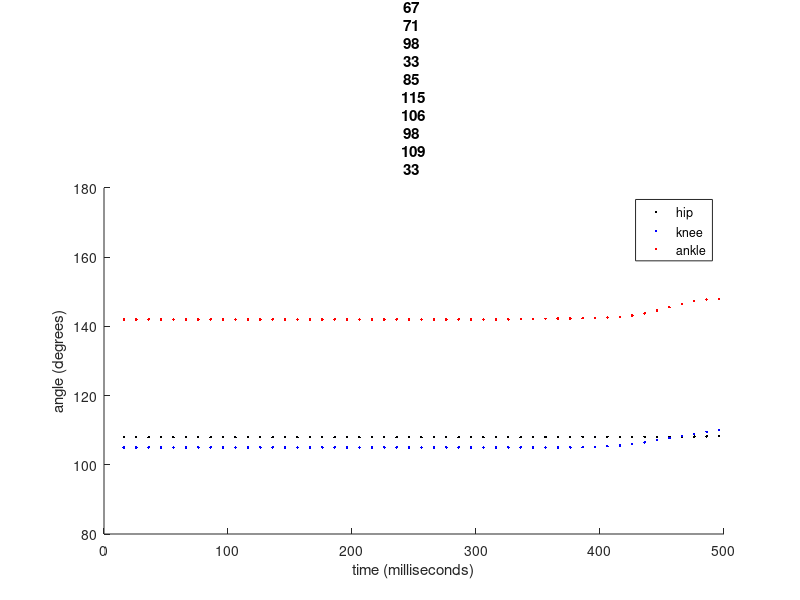
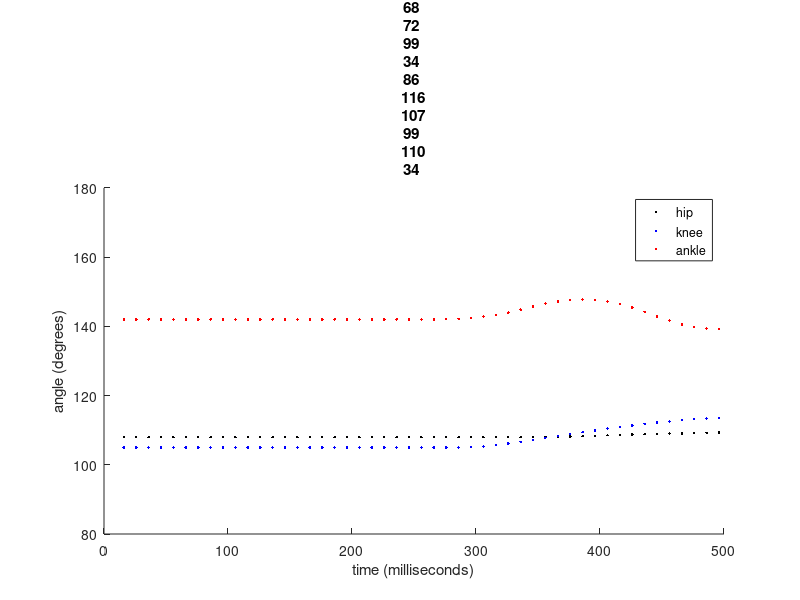
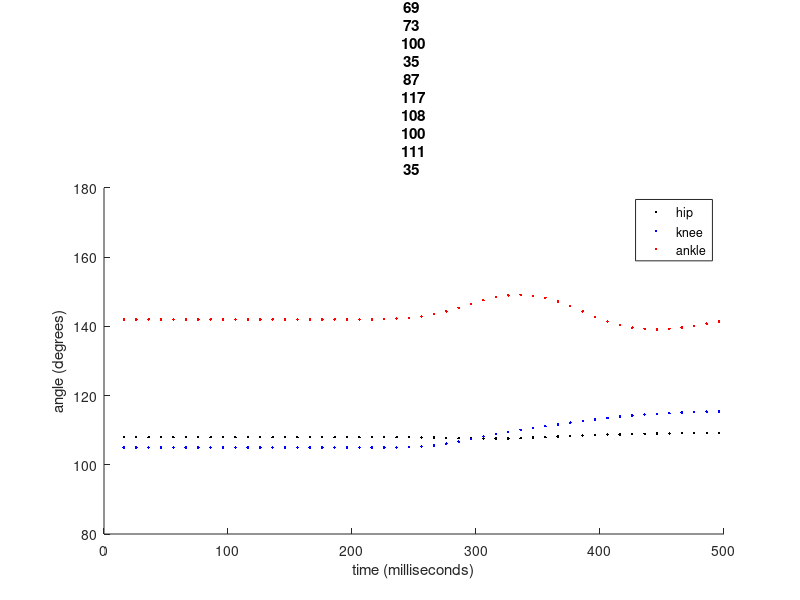
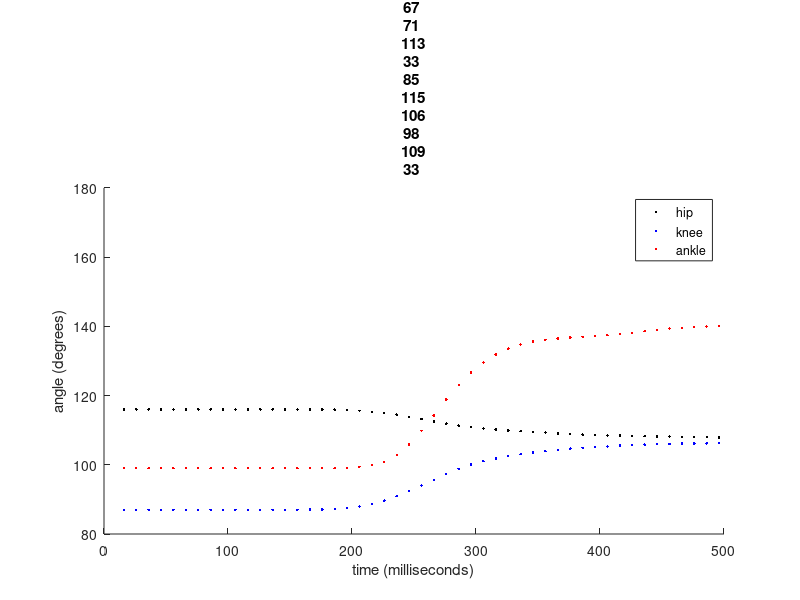

Source code (MATLAB) for these figures, in order: (Note: this script raises an error after producing the figures.)
clear
clc

% rat leg data to be scaled to 2x time
%% BFa Trials
load BFa_trial1.mat;
load BFa_trial2.mat;
load BFa_trial3.mat;

%  initial conditions
BFa_hip_IC = 108;
BFa_knee_IC = 105;
BFa_ankle_IC = 142;

%  create single matrix to edit data
BFa = zeros(length(BFa_trial1(:,1)),3*length(BFa_trial1(1,:)));
BFa(:,1:4) = BFa_trial1(:,1:4);
BFa(:,5:8) = BFa_trial2(:,1:4);
BFa(:,9:12) = BFa_trial3(:,1:4);

%  make time values continuous instead of resetting every 1 second
for ii = 4:4:12
    BFa(:,ii-3) = BFa(:,ii-3) + BFa_hip_IC;         %   encoder readings start at 0
    BFa(:,ii-2) = BFa(:,ii-2) + BFa_knee_IC;        %   add initial conditions to encoder readings
    BFa(:,ii-1) = BFa(:,ii-1) + BFa_ankle_IC;       %
    
    for jj = 2:length(BFa(:,1))
        if BFa(jj,ii) - BFa(jj-1,ii) >= 0
            BFa(jj,ii) = BFa(jj,ii);
        else if BFa(jj,ii) - BFa(jj-1,ii) < 0 && abs(BFa(jj,ii) - BFa(jj-1,ii)) < 1500
                BFa(jj,ii) = BFa(jj,ii) + 1000;
            else
                BFa(jj,ii) = BFa(jj,ii) + 2000;
            end
        end
    end
    
    figure
    hold on
    plot(BFa(:,ii),BFa(:,ii-3),'.',"color","k")
    plot(BFa(:,ii),BFa(:,ii-2),'.',"color","b")
    plot(BFa(:,ii),BFa(:,ii-1),'.',"color","r")
    legend('hip','knee','ankle')
    title("BFa Trial " + ii/4)
    xlabel("time (milliseconds)")
    ylabel("angle (degrees)")
    ylim([80 180])
    xlim([0 500])
    hold off
end

%% BFp Trials
load BFp_trial1.mat;
load BFp_trial2.mat;
load BFp_trial3.mat;

%  initial conditions
BFp_hip_IC = 116;
BFp_knee_IC = 87;
BFp_ankle_IC = 99;

%  create single matrix to edit data
BFp = zeros(length(BFp_trial1(:,1)),3*length(BFp_trial1(1,:)));
BFp(:,1:4) = BFp_trial1(:,1:4);
BFp(:,5:8) = BFp_trial2(:,1:4);
BFp(:,9:12) = BFp_trial3(:,1:4);

%  make time values continuous instead of resetting every 1 second
for ii = 4:4:12
    BFp(:,ii-3) = BFp(:,ii-3) + BFp_hip_IC;         %   encoder readings start at 0
    BFp(:,ii-2) = BFp(:,ii-2) + BFp_knee_IC;        %   add initial conditions to encoder readings
    BFp(:,ii-1) = BFp(:,ii-1) + BFp_ankle_IC;       %
    
    for jj = 2:length(BFp(:,1))
        if BFp(jj,ii) - BFp(jj-1,ii) >= 0
            BFp(jj,ii) = BFp(jj,ii);
        else if BFp(jj,ii) - BFp(jj-1,ii) < 0 && abs(BFp(jj,ii) - BFp(jj-1,ii)) < 1500
                BFp(jj,ii) = BFp(jj,ii) + 1000;
            else
                BFp(jj,ii) = BFp(jj,ii) + 2000;
            end
        end
    end
    
    figure
    hold on
    plot(BFp(:,ii),BFp(:,ii-3),'.',"color","k")
    plot(BFp(:,ii),BFp(:,ii-2),'.',"color","b")
    plot(BFp(:,ii),BFp(:,ii-1),'.',"color","r")
    legend('hip','knee','ankle')
    title("BFp Trial " + ii/4)
    xlabel("time (milliseconds)")
    ylabel("angle (degrees)")
    ylim([80 180])
    xlim([0 500])
    hold off
end

%% IP Trials
load IP_trial1.mat;
load IP_trial2.mat;
load IP_trial3.mat;

%  initial conditions
IP_hip_IC = 93;
IP_knee_IC = 143;
IP_ankle_IC = 155;

%  create single matrix to edit data
IP = zeros(length(IP_trial1(:,1)),3*length(IP_trial1(1,:)));
IP(:,1:4) = IP_trial1(:,1:4);
IP(:,5:8) = IP_trial2(:,1:4);
IP(:,9:12) = IP_trial3(:,1:4);

%  make time values continuous instead of resetting every 1 second
for ii = 4:4:12
    IP(:,ii-3) = IP(:,ii-3) + IP_hip_IC;         %   encoder readings start at 0
    IP(:,ii-2) = IP(:,ii-2) + IP_knee_IC;        %   add initial conditions to encoder readings
    IP(:,ii-1) = IP(:,ii-1) + IP_ankle_IC;       %
    
    for jj = 2:length(IP(:,1))
        if IP(jj,ii) - IP(jj-1,ii) >= 0
            IP(jj,ii) = IP(jj,ii);
        else if IP(jj,ii) - IP(jj-1,ii) < 0 && abs(IP(jj,ii) - IP(jj-1,ii)) < 1500
                IP(jj,ii) = IP(jj,ii) + 1000;
            else
                IP(jj,ii) = IP(jj,ii) + 2000;
            end
        end
    end
    
    figure
    hold on
    plot(IP(:,ii),IP(:,ii-3),'.',"color","k")
    plot(IP(:,ii),IP(:,ii-2),'.',"color","b")
    plot(IP(:,ii),IP(:,ii-1),'.',"color","r")
    legend('hip','knee','ankle')
    title("IP Trial " + ii/4)
    xlabel("time (milliseconds)")
    ylabel("angle (degrees)")
    ylim([80 180])
    xlim([0 500])
    hold off
end

%% ST2 Trials
load ST2_trial1.mat;
load ST2_trial2.mat;
load ST2_trial3.mat;

%  initial conditions
ST2_hip_IC = 107;
ST2_knee_IC = 88;
ST2_ankle_IC = 140;

%  create single matrix to edit data
ST2 = zeros(length(ST2_trial1(:,1)),3*length(ST2_trial1(1,:)));
ST2(:,1:4) = ST2_trial1(:,1:4);
ST2(:,5:8) = ST2_trial2(:,1:4);
ST2(:,9:12) = ST2_trial3(:,1:4);

%  make time values continuous instead of resetting every 1 second
for ii = 4:4:12
    ST2(:,ii-3) = ST2(:,ii-3) + ST2_hip_IC;         %   encoder readings start at 0
    ST2(:,ii-2) = ST2(:,ii-2) + ST2_knee_IC;        %   add initial conditions to encoder readings
    ST2(:,ii-1) = ST2(:,ii-1) + ST2_ankle_IC;       %
    
    for jj = 2:length(ST2(:,1))
        if ST2(jj,ii) - ST2(jj-1,ii) >= 0
            ST2(jj,ii) = ST2(jj,ii);
        else if ST2(jj,ii) - ST2(jj-1,ii) < 0 && abs(ST2(jj,ii) - ST2(jj-1,ii)) < 1500
                ST2(jj,ii) = ST2(jj,ii) + 1000;
            else
                ST2(jj,ii) = ST2(jj,ii) + 2000;
            end
        end
    end
    
    figure
    hold on
    plot(ST2(:,ii),ST2(:,ii-3),'.',"color","k")
    plot(ST2(:,ii),ST2(:,ii-2),'.',"color","b")
    plot(ST2(:,ii),ST2(:,ii-1),'.',"color","r")
    legend('hip','knee','ankle')
    title("ST Trial " + ii/4)
    xlabel("time (milliseconds)")
    ylabel("angle (degrees)")
    ylim([80 180])
    xlim([0 500])
    hold off
end

%% GS Trials
load GS_trial1.mat;
load GS_trial2.mat;

%  initial conditions
GS_hip_IC = 93;
GS_knee_IC = 112;
GS_ankle_IC = 141;

%  create single matrix to edit data
GS = zeros(length(GS_trial1(:,1)),2*length(GS_trial1(1,:)));
GS(:,1:4) = GS_trial1(:,1:4);
GS(:,5:8) = GS_trial2(:,1:4);

%  make time values continuous inGSead of resetting every 1 second
for ii = 4:4:8
    GS(:,ii-3) = GS(:,ii-3) + GS_hip_IC;         %   encoder readings GSart at 0
    GS(:,ii-2) = GS(:,ii-2) + GS_knee_IC;        %   add initial conditions to encoder readings
    GS(:,ii-1) = GS(:,ii-1) + GS_ankle_IC;       %
    
    for jj = 2:length(GS(:,1))
        if GS(jj,ii) - GS(jj-1,ii) >= 0
            GS(jj,ii) = GS(jj,ii);
        else if GS(jj,ii) - GS(jj-1,ii) < 0 && abs(GS(jj,ii) - GS(jj-1,ii)) < 1500
                GS(jj,ii) = GS(jj,ii) + 1000;
            else
                GS(jj,ii) = GS(jj,ii) + 2000;
            end
        end
    end
    
    figure
    hold on
    plot(GS(:,ii),GS(:,ii-3),'.',"color","k")
    plot(GS(:,ii),GS(:,ii-2),'.',"color","b")
    plot(GS(:,ii),GS(:,ii-1),'.',"color","r")
    legend('hip','knee','ankle')
    title("GS Trial " + ii/4)
    xlabel("time (milliseconds)")
    ylabel("angle (degrees)")
    ylim([80 180])
    xlim([0 500])
    hold off
end

%% VL Trials
load VL_trial1.mat;
load VL_trial2.mat;
load VL_trial3.mat;

%  initial conditions
VL_hip_IC = 102;
VL_knee_IC = 128;
VL_ankle_IC = 141;

%  create single matrix to edit data
VL = zeros(length(VL_trial1(:,1)),3*length(VL_trial1(1,:)));
VL(:,1:4) = VL_trial1(:,1:4);
VL(:,5:8) = VL_trial2(:,1:4);
VL(:,9:12) = VL_trial3(:,1:4);

%  make time values continuous instead of resetting every 1 second
for ii = 4:4:12
    VL(:,ii-3) = VL(:,ii-3) + VL_hip_IC;         %   encoder readings start at 0
    VL(:,ii-2) = VL(:,ii-2) + VL_knee_IC;        %   add initial conditions to encoder readings
    VL(:,ii-1) = VL(:,ii-1) + VL_ankle_IC;       %
    
    for jj = 2:length(VL(:,1))
        if VL(jj,ii) - VL(jj-1,ii) >= 0
            VL(jj,ii) = VL(jj,ii);
        else if VL(jj,ii) - VL(jj-1,ii) < 0 && abs(VL(jj,ii) - VL(jj-1,ii)) < 1500
                VL(jj,ii) = VL(jj,ii) + 1000;
            else
                VL(jj,ii) = VL(jj,ii) + 2000;
            end
        end
    end
    
    figure
    hold on
    plot(VL(:,ii),VL(:,ii-3),'.',"color","k")
    plot(VL(:,ii),VL(:,ii-2),'.',"color","b")
    plot(VL(:,ii),VL(:,ii-1),'.',"color","r")
    legend('hip','knee','ankle')
    title("VL Trial " + ii/4)
    xlabel("time (milliseconds)")
    ylabel("angle (degrees)")
    ylim([80 180])
    xlim([0 500])
    hold off
end